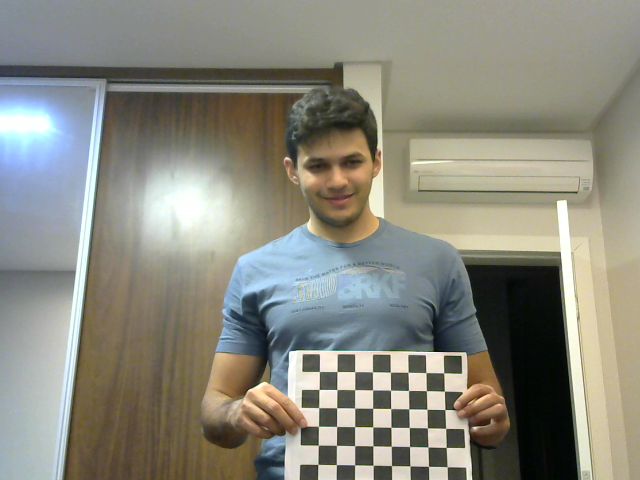
#> input picture Trabalho3/calibrationImages/calibrateLeft1.png, 640 x 480 px, given in place of the camera
$ python requisito2.py
#> lines starting #> are read from the running program, lines starting #| are printed output that depends on the picture
import cv2
import numpy as np

cam1 = cv2.VideoCapture(0)
cam2 = cv2.VideoCapture(1)

# initialize the keypoint detector
detector = cv2.ORB_create(nfeatures = 500)

# FLANN parameters
FLANN_INDEX_KDTREE = 0
index_params = dict(algorithm = FLANN_INDEX_KDTREE, trees = 5)
search_params = dict(checks=50)
flann = cv2.FlannBasedMatcher(index_params,search_params)


while True:
    _, frame1 = cam1.read()
#> frame1 is the input picture: shape (480, 640, 3); mean B, G, R 126, 137.2, 137.9
    _, frame2 = cam2.read()

    frame2 = cv2.cvtColor(frame2, cv2.COLOR_BGR2GRAY)
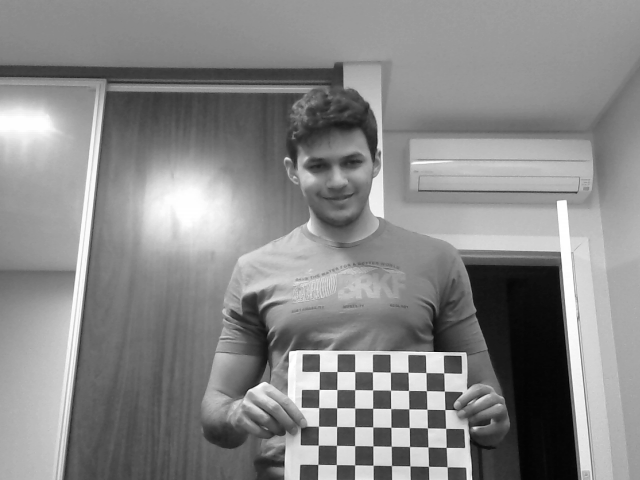
#> frame2: shape (480, 640); min 3, max 255, mean 136.1

    # detect keypoints as well as extract local invariant descriptors
    (kps2, des2) = detector.detectAndCompute(frame2, None)
#> kps2 = 500 keypoints; strongest (x, y, size): (446, 407, 31), (444, 407, 31), (446, 412, 31), (390, 406, 31)

    #cv2.drawKeypoints(frame2,kps2, frame2, color=(0,255,0), flags=0)

    frame1 = cv2.cvtColor(frame1, cv2.COLOR_BGR2GRAY)

    # detect keypoints as well as extract local invariant descriptors
    (kps1, des1) = detector.detectAndCompute(frame1, None)
#> kps1 has the same summary as kps2

    #cv2.drawKeypoints(frame1,kps1, frame1, color=(0,255,0), flags=0)

    cv2.imshow("Note", frame1)
    cv2.imshow("Web", frame2)

    if cv2.waitKey(1) == ord('q'):
#> (key q is pressed here)
        break

cv2.destroyAllWindows()
'''
#USING Brute Force match method

# create BFMatcher object
bf = cv2.BFMatcher(cv2.NORM_L1, crossCheck=True)

# Match descriptors.
matches = bf.match(des1,des2)

# Sort them in the order of their distance.
matches = sorted(matches, key = lambda x:x.distance)

image = np.zeros((frame1.shape[0], frame1.shape[1]))
print("MATCHES = ", len(matches))

# Draw first 10 matches.
image = cv2.drawMatches(frame1,kps1,frame2,kps2,matches[:10], image, flags=2)
'''


#USING FLANN match method

# FLANN parameters
FLANN_INDEX_KDTREE = 0
index_params = dict(algorithm = FLANN_INDEX_KDTREE, trees = 5)
search_params = dict(checks=50)   # or pass empty dictionary

flann = cv2.FlannBasedMatcher(index_params,search_params)

matches = flann.knnMatch(np.asarray(des1,np.float32), np.asarray(des2,np.float32) ,k=2)
#> matches = 500 matches

# Need to draw only good matches, so create a mask
matchesMask = [[0,0] for i in range(len(matches))]
#> matchesMask = 500 pairs, first value 0 to 0, second value 0 to 0

# ratio test as per Lowe's paper
for i,(m,n) in enumerate(matches):
    if m.distance < 0.7*n.distance:
        matchesMask[i]=[1,0]
#> after the loop, matchesMask = 500 pairs, first value 1 to 1, second value 0 to 0

draw_params = dict(matchColor = (0,255,0),
                   singlePointColor = (255,0,0),
                   matchesMask = matchesMask,
                   flags = 2)
#> draw_params = 4 items

image = cv2.drawMatchesKnn(frame1,kps1,frame2,kps2,matches,None,**draw_params)
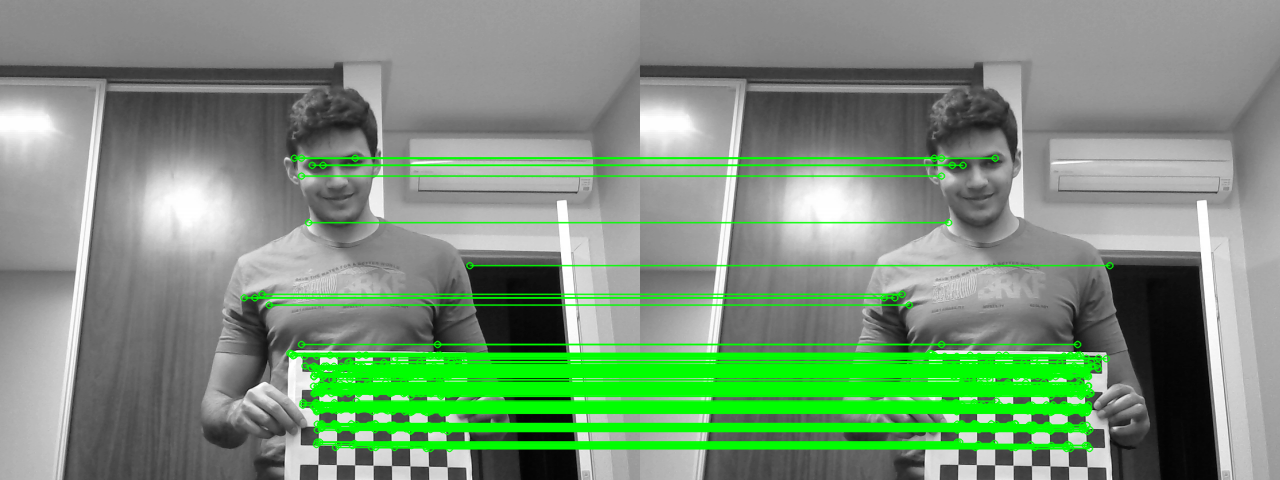
#> image: shape (480, 1280, 3); mean of channels 0, 1, 2 121.9, 149.1, 121.9; drawn as B, G, R


good = []
pts1 = []
pts2 = []
# ratio test as per Lowe's paper
for i,(m,n) in enumerate(matches):
    if m.distance < 0.8*n.distance:
        good.append(m)
        pts2.append(kps2[m.trainIdx].pt)
        pts1.append(kps1[m.queryIdx].pt)
#> after the loop, good = 500 matches; pts1 = 500 pairs, first value 243.7 to 469.4, second value 157.7 to 448; pts2 has the same summary as pts1

pts1 = np.int32(pts1)
#> pts1 = 500 pairs, first value 243 to 469, second value 157 to 448
pts2 = np.int32(pts2)
#> pts2 has the same summary as pts1
#> (the run stopped early here; a loop or call above may not have finished)

$ run again, on Trabalho3/calibrationImages/calibrateLeft10.png
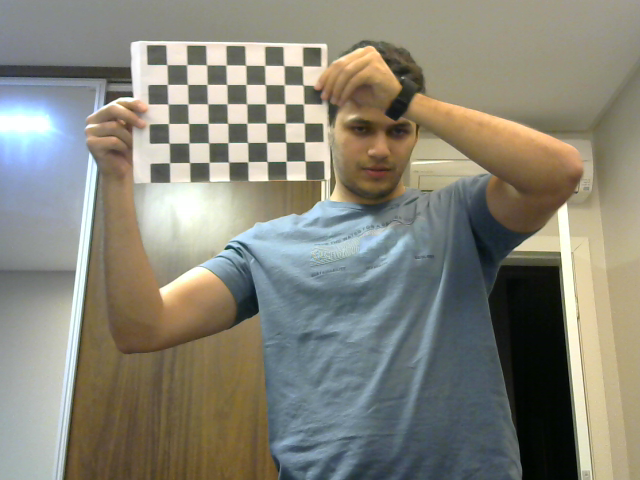
#> input picture Trabalho3/calibrationImages/calibrateLeft10.png, 640 x 480 px, given in place of the camera
#> frame1 is the input picture: shape (480, 640, 3); mean B, G, R 121.1, 133.2, 134.6
#> `frame2 = cv2.cvtColor(frame2, cv2.COLOR_BGR2GRAY)`:
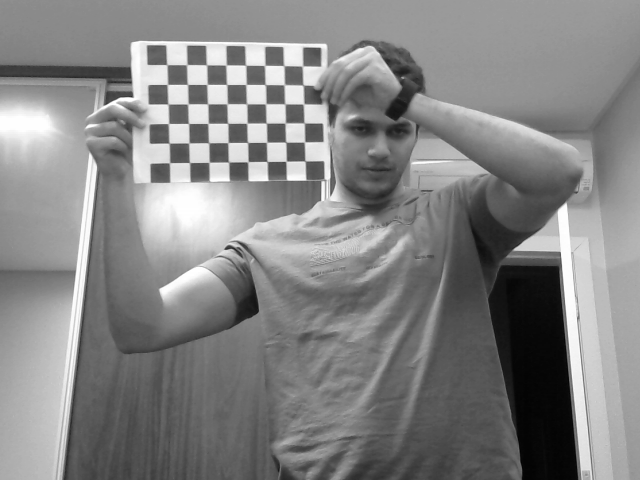
#> frame2: shape (480, 640); min 2, max 255, mean 132.2
#> kps2 = 500 keypoints; strongest (x, y, size): (131, 96, 31), (130, 95, 53.6), (131, 95, 44.6), (312, 129, 111.1)
#> kps1 has the same summary as kps2
#> matches = 500 matches
#> `matchesMask = [[0,0] for i in range(len(matches))]`: matchesMask = 500 pairs, first value 0 to 0, second value 0 to 0
#> after the loop `for i,(m,n) in enumerate(matches):`: matchesMask = 500 pairs, first value 1 to 1, second value 0 to 0
#> draw_params = 4 items
#> `image = cv2.drawMatchesKnn(frame1,kps1,frame2,kps2,matches,None,**draw..`:
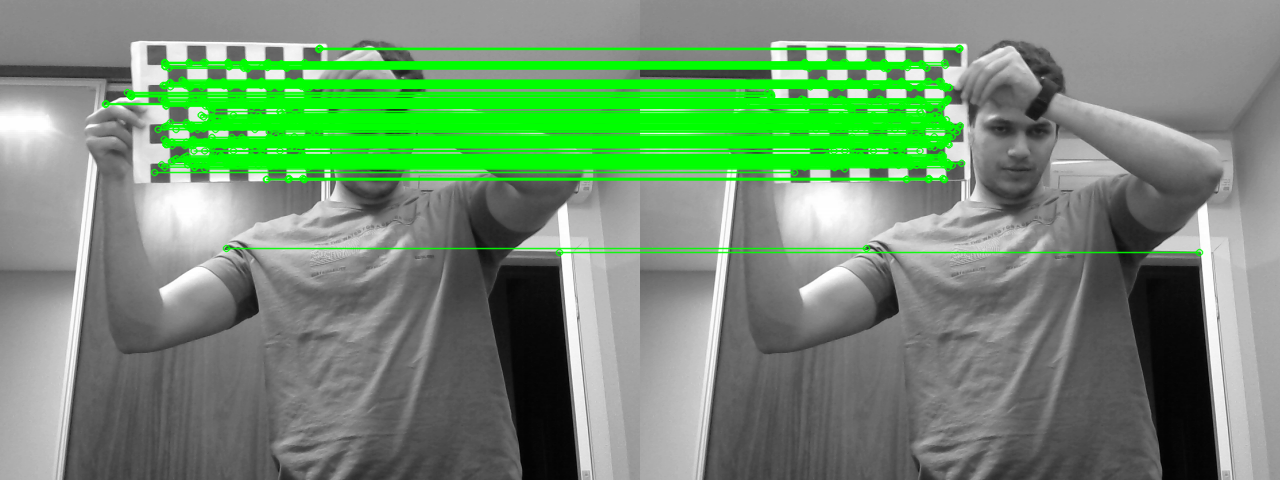
#> image: shape (480, 1280, 3); mean of channels 0, 1, 2 114.1, 144.7, 114.1; drawn as B, G, R
#> after the loop `for i,(m,n) in enumerate(matches):`: good = 500 matches; pts1 = 500 pairs, first value 105 to 559, second value 48 to 252; pts2 has the same summary as pts1

$ run again, on Trabalho3/calibrationImages/calibrateLeft12.png
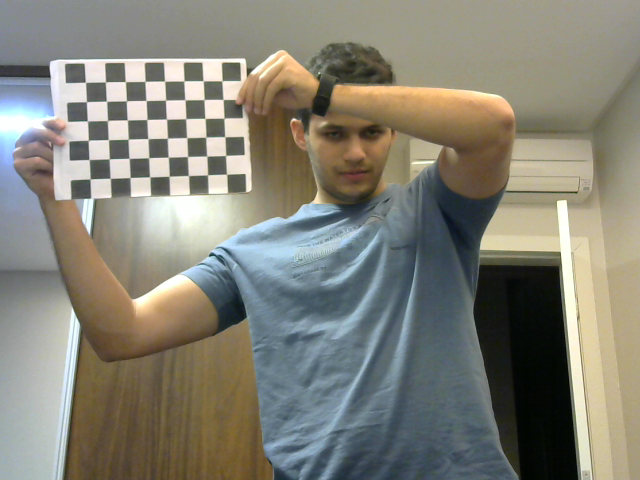
#> input picture Trabalho3/calibrationImages/calibrateLeft12.png, 640 x 480 px, given in place of the camera
#> frame1 is the input picture: shape (480, 640, 3); mean B, G, R 118.7, 130.1, 131.9
#> `frame2 = cv2.cvtColor(frame2, cv2.COLOR_BGR2GRAY)`:
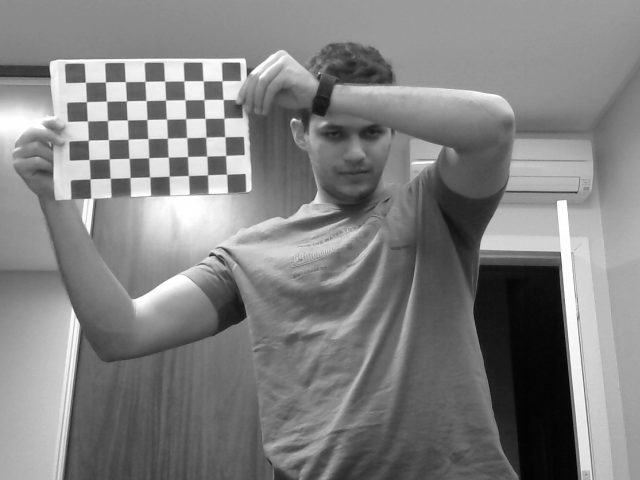
#> frame2: shape (480, 640); min 2, max 255, mean 129.3
#> kps2 = 500 keypoints; strongest (x, y, size): (201, 183, 111.1), (154, 147, 111.1), (158, 111, 111.1), (158, 179, 111.1)
#> kps1 has the same summary as kps2
#> matches = 500 matches
#> `matchesMask = [[0,0] for i in range(len(matches))]`: matchesMask = 500 pairs, first value 0 to 0, second value 0 to 0
#> after the loop `for i,(m,n) in enumerate(matches):`: matchesMask = 500 pairs, first value 1 to 1, second value 0 to 0
#> draw_params = 4 items
#> `image = cv2.drawMatchesKnn(frame1,kps1,frame2,kps2,matches,None,**draw..`:
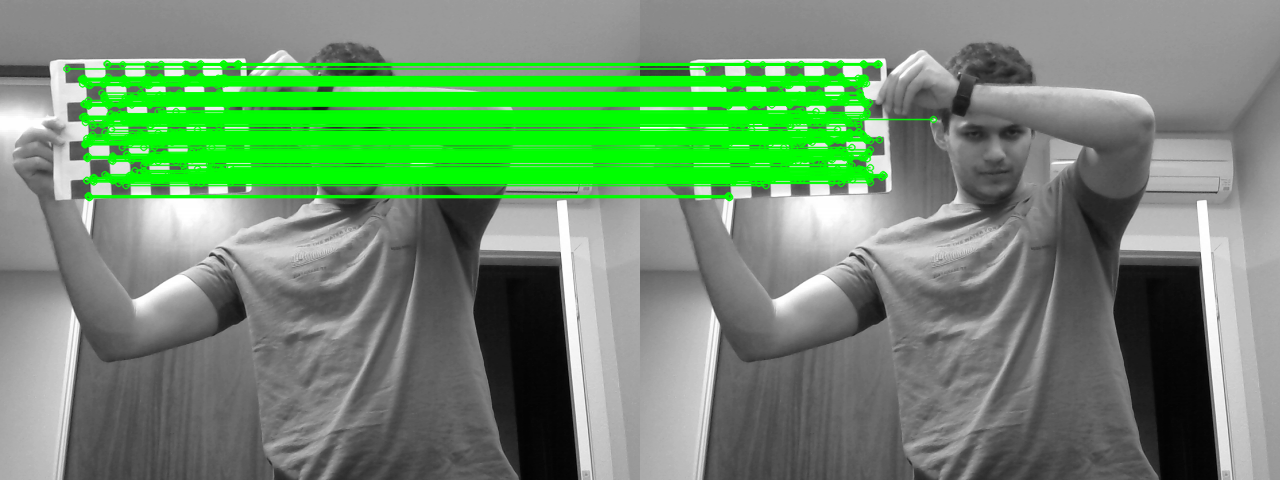
#> image: shape (480, 1280, 3); mean of channels 0, 1, 2 110.9, 143.5, 110.9; drawn as B, G, R
#> after the loop `for i,(m,n) in enumerate(matches):`: good = 500 matches; pts1 = 500 pairs, first value 66.36 to 293, second value 63.36 to 197; pts2 has the same summary as pts1
#> `pts1 = np.int32(pts1)`: pts1 = 500 pairs, first value 66 to 293, second value 63 to 197
#> `pts2 = np.int32(pts2)`: pts2 has the same summary as pts1
